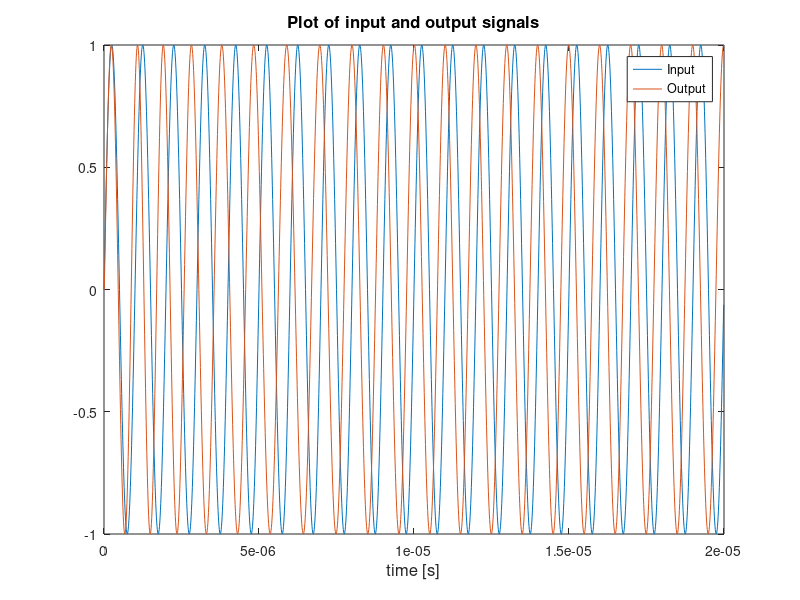
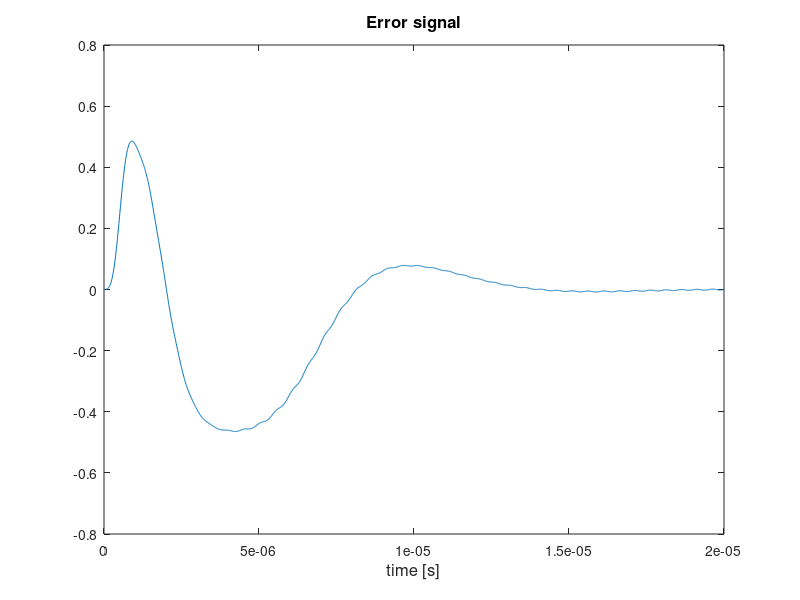

The MATLAB script that drew these images, in order:
% http://www.aaronscher.com/phase_locked_loop/matlab_pll.html
% https://www.youtube.com/watch?v=JiBF2ZGhPpI

%This program performs a sampled time domain simulation of an
%analog phase locked loop (Type 2 with multiplier and low-pass filter)
%
%Written by Aaron Scher
%
%The reference signal is a simple sinusoid. The output should be a sinusoid
%that tracks the frequency of the reference signal after a certain
%start up time.

%Clear work space variables:
clc
clear all

%User inputs:
f0=1E6; %Frequency of reference signal [Hz]
phase_ref=0; %Phase of reference signal [radians]
fVCO=1.1E6; %free running oscilating frequency of VCO [Hz]
KVCO=.5E6; %Gain of VCO (i.e. voltage to frequency transfer coefficient) [Hz/V]
G1=0.4467; %Proportional gain term of PI controller
G2=1.7783e+05; %Integral gain term of PI controller
fs=100E6; %Sampling frequency [Hz]
NF=2000; %Number of samples in simulation
fc=.2E6; %Cut-off frequency of low-pass filter (after the multiplier) [Hz]
filter_coefficient_num=100; %Number of filter coefficeints of low-pass filter

%Start!
b = fir1(filter_coefficient_num,fc/(fs/2)); %design FIR filter coefficients
Ts=1/fs; %sampling period
t_vec=[0:Ts:(NF-1)*Ts]; %time vector

VCO=zeros(1,NF); %initialize VCO signal array
phi=zeros(1,NF); %initialize VCO angle (phi) array
error=zeros(1,NF); %initialize error array
Int_error=zeros(1,NF); %initialize error array
reference=sin(2*pi*f0*t_vec+phase_ref); %input signal

for n=2:NF
    t=(n-2)*Ts; %Current time (start at t = 0 seconds

    error_mult(n)=reference(n)*VCO(n-1);%multiply VCO x Signal input to get raw error signal

    %%%%%%%%%%%%Low pass filter the raw error signal:
    for m=1:length(b)
        if n-m+1>=1
           error_array(m)=error_mult(n-m+1);
        else
           error_array(m)=0;
        end
    end
    error(n)=sum(error_array.*(b));
  %%%%%%%%%%%%%%%%%%%%%%%%%%%%%%

  %Process filtered error signal through PI controller:
           Int_error(n)=Int_error(n-1)+G2*error(n)*Ts;
           PI_error(n)=G1*error(n)+Int_error(n);
  %

    phi(n)=phi(n-1)+2*pi*PI_error(n)*KVCO*Ts; %update the phase of the VCO
    VCO(n)=sin(2*pi*fVCO*t+phi(n)); %compute VCO signal

end

%Plot VCO (output) and reference (input) signals:
figure(1)
plot(t_vec,reference,t_vec,VCO)
title('Plot of input and output signals','FontSize',12)
xlabel('time [s]','FontSize',12)
legend('Input','Output')

%Plot error signal:
figure(2)
plot(t_vec,error)
title('Error signal','FontSize',12)
xlabel('time [s]','FontSize',12) 
